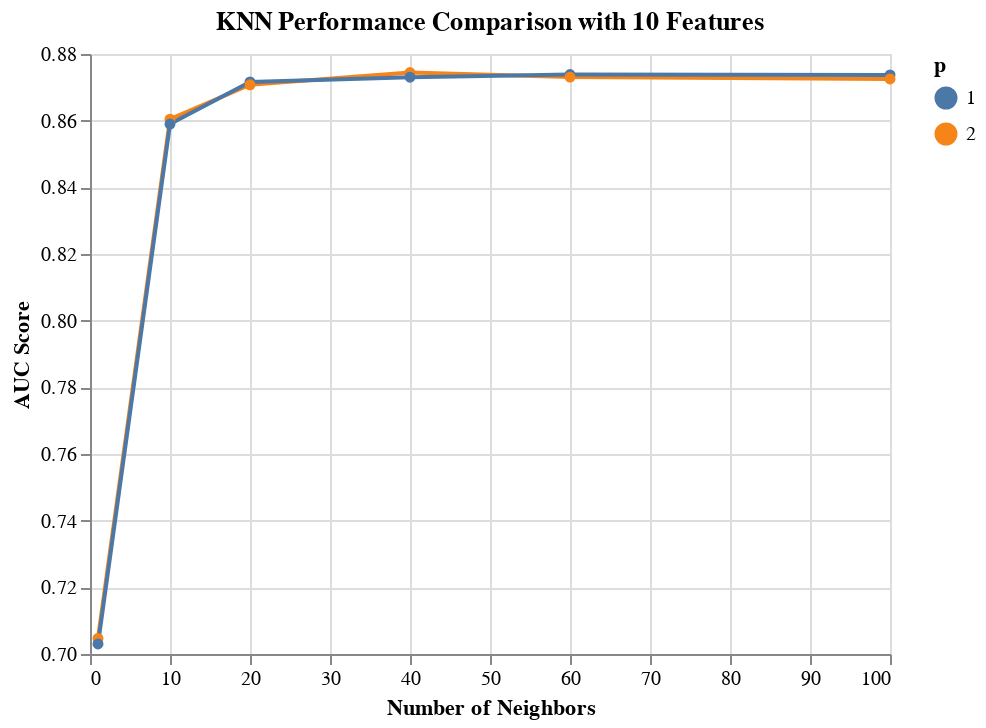

Source (notebook cell):
### Markdown cell above
We observe that the difference between the hyperparameter combinations is not really much when conditioned on the number of features selected. Let's visualize the results of the grid search corresponding to 10 selected features.

### Code cell
import altair as alt

results_KNN_10_features = results_KNN[results_KNN['rfi_fs__n_features_'] == 10.0]

alt.Chart(results_KNN_10_features, 
          title='KNN Performance Comparison with 10 Features'
         ).mark_line(point=True).encode(
    alt.X('knn__n_neighbors', title='Number of Neighbors'),
    alt.Y('mean_score', title='AUC Score', scale=alt.Scale(zero=False)),
    alt.Color('knn__p:N', title='p')
)

### Figure 1 — Vega-Lite specification as saved in the notebook (floating-point values rounded to 4 significant figures)
{"$schema": "https://vega.github.io/schema/vega-lite/v2.6.0.json", "config": {"view": {"height": 300, "width": 400}}, "data": {"name": "data-9f2855342faddc53c89da36847c85c47"}, "datasets": {"data-9f2855342faddc53c89da36847c85c47": [{"knn__n_neighbors": 40, "knn__p": 2, "max_score": 0.8804, "mean_score": 0.8744, "min_score": 0.8681, "rfi_fs__n_features_": 10, "std_score": 0.004107}, {"knn__n_neighbors": 60, "knn__p": 1, "max_score": 0.8802, "mean_score": 0.8738, "min_score": 0.8664, "rfi_fs__n_features_": 10, "std_score": 0.004767}, {"knn__n_neighbors": 100, "knn__p": 1, "max_score": 0.8812, "mean_score": 0.8737, "min_score": 0.8652, "rfi_fs__n_features_": 10, "std_score": 0.005263}, {"knn__n_neighbors": 60, "knn__p": 2, "max_score": 0.8794, "mean_score": 0.8731, "min_score": 0.867, "rfi_fs__n_features_": 10, "std_score": 0.004316}, {"knn__n_neighbors": 40, "knn__p": 1, "max_score": 0.8817, "mean_score": 0.873, "min_score": 0.868, "rfi_fs__n_features_": 10, "std_score": 0.004911}, {"knn__n_neighbors": 100, "knn__p": 2, "max_score": 0.8787, "mean_score": 0.8725, "min_score": 0.8638, "rfi_fs__n_features_": 10, "std_score": 0.00495}, {"knn__n_neighbors": 20, "knn__p": 1, "max_score": 0.8768, "mean_score": 0.8716, "min_score": 0.8676, "rfi_fs__n_features_": 10, "std_score": 0.003417}, {"knn__n_neighbors": 20, "knn__p": 2, "max_score": 0.8774, "mean_score": 0.8708, "min_score": 0.8675, "rfi_fs__n_features_": 10, "std_score": 0.003586}, {"knn__n_neighbors": 10, "knn__p": 2, "max_score": 0.8653, "mean_score": 0.8605, "min_score": 0.8563, "rfi_fs__n_features_": 10, "std_score": 0.00299}, {"knn__n_neighbors": 10, "knn__p": 1, "max_score": 0.8656, "mean_score": 0.859, "min_score": 0.855, "rfi_fs__n_features_": 10, "std_score": 0.003614}, {"knn__n_neighbors": 1, "knn__p": 2, "max_score": 0.7128, "mean_score": 0.7047, "min_score": 0.6984, "rfi_fs__n_features_": 10, "std_score": 0.005239}, {"knn__n_neighbors": 1, "knn__p": 1, "max_score": 0.7065, "mean_score": 0.703, "min_score": 0.6979, "rfi_fs__n_features_": 10, "std_score": 0.003244}]}, "encoding": {"color": {"field": "knn__p", "title": "p", "type": "nominal"}, "x": {"field": "knn__n_neighbors", "title": "Number of Neighbors", "type": "quantitative"}, "y": {"aggregate": "average", "field": "mean_score", "scale": {"zero": false}, "title": "AUC Score", "type": "quantitative"}}, "mark": {"point": true, "type": "line"}, "title": "KNN Performance Comparison with 10 Features"}
